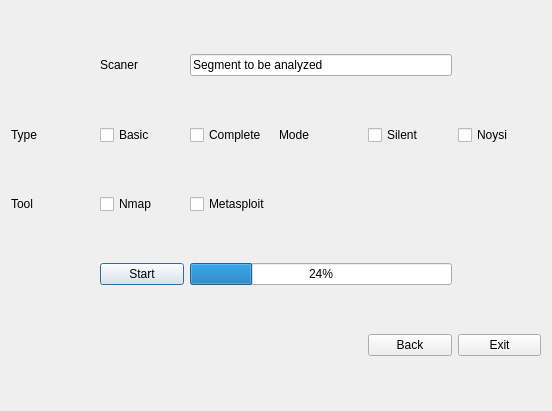
<?xml version="1.0" encoding="UTF-8"?>
<ui version="4.0">
 <class>Dialog</class>
 <widget class="QDialog" name="Dialog">
  <property name="geometry">
   <rect>
    <x>0</x>
    <y>0</y>
    <width>552</width>
    <height>411</height>
   </rect>
  </property>
  <property name="windowTitle">
   <string>Dialog</string>
  </property>
  <layout class="QGridLayout" name="gridLayout">
   <item row="1" column="5">
    <widget class="QCheckBox" name="Noysi">
     <property name="text">
      <string>Noysi</string>
     </property>
    </widget>
   </item>
   <item row="1" column="0">
    <widget class="QLabel" name="label_2">
     <property name="text">
      <string>Type</string>
     </property>
    </widget>
   </item>
   <item row="1" column="3">
    <widget class="QLabel" name="label_5">
     <property name="text">
      <string>Mode</string>
     </property>
    </widget>
   </item>
   <item row="3" column="1">
    <widget class="QPushButton" name="Start_s">
     <property name="text">
      <string>Start</string>
     </property>
    </widget>
   </item>
   <item row="2" column="2">
    <widget class="QCheckBox" name="Metasploit">
     <property name="text">
      <string>Metasploit</string>
     </property>
    </widget>
   </item>
   <item row="1" column="2">
    <widget class="QCheckBox" name="Complete">
     <property name="text">
      <string>Complete</string>
     </property>
    </widget>
   </item>
   <item row="2" column="0">
    <widget class="QLabel" name="label_3">
     <property name="text">
      <string>Tool</string>
     </property>
    </widget>
   </item>
   <item row="0" column="1">
    <widget class="QLabel" name="label">
     <property name="text">
      <string>Scaner</string>
     </property>
    </widget>
   </item>
   <item row="1" column="1">
    <widget class="QCheckBox" name="Basic">
     <property name="text">
      <string>Basic</string>
     </property>
    </widget>
   </item>
   <item row="2" column="1">
    <widget class="QCheckBox" name="Nmap">
     <property name="text">
      <string>Nmap</string>
     </property>
    </widget>
   </item>
   <item row="1" column="4">
    <widget class="QCheckBox" name="silent">
     <property name="text">
      <string>Silent</string>
     </property>
    </widget>
   </item>
   <item row="3" column="2" colspan="3">
    <widget class="QProgressBar" name="progressBar">
     <property name="value">
      <number>24</number>
     </property>
    </widget>
   </item>
   <item row="0" column="2" colspan="3">
    <widget class="QLineEdit" name="imput_red">
     <property name="text">
      <string>Segment to be analyzed</string>
     </property>
    </widget>
   </item>
   <item row="5" column="4">
    <widget class="QPushButton" name="Back_s">
     <property name="text">
      <string>Back</string>
     </property>
    </widget>
   </item>
   <item row="5" column="5">
    <widget class="QPushButton" name="exit_s">
     <property name="text">
      <string>Exit</string>
     </property>
    </widget>
   </item>
  </layout>
 </widget>
 <resources/>
 <connections/>
</ui>
